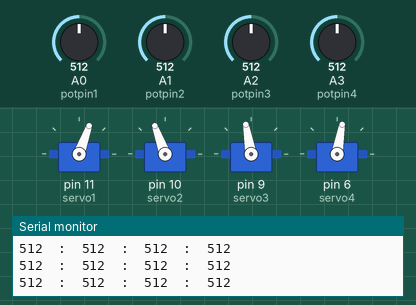
Recording of a sketch running on a simulated Arduino Uno, built with avr-gcc and run on an emulated ATmega328P. Shown: 4 × servo, the last lines printed to the serial monitor. The inputs (shaded band) are chosen by the test bench; at power-on: A0 (potpin1) = 512, A1 (potpin2) = 512, A2 (potpin3) = 512, A3 (potpin4) = 512.

Above: at 1.2 s.
1.3 s: A0 (potpin1) set to 892
4.3 s: A0 (potpin1) set to 917
At 7.2 s:
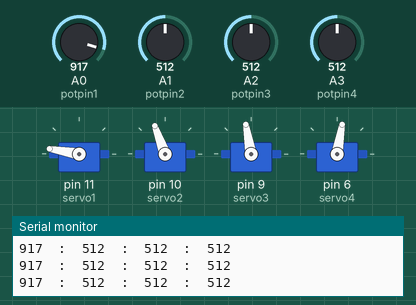
7.3 s: A1 (potpin2) set to 882
8.8 s: A1 (potpin2) set to 911
At 9.37 s:
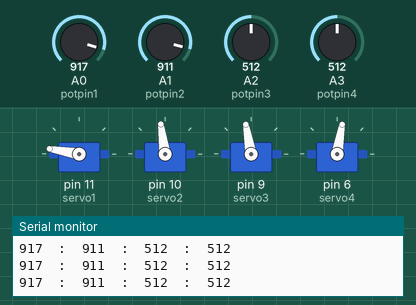
At 10.38 s:
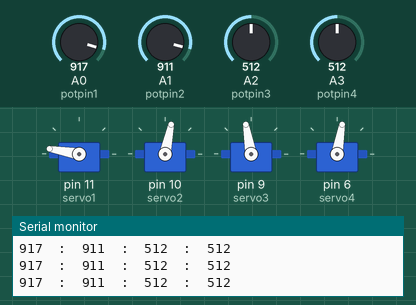
11.8 s: A2 (potpin3) set to 892
14.8 s: A2 (potpin3) set to 916
At 20.6 s:
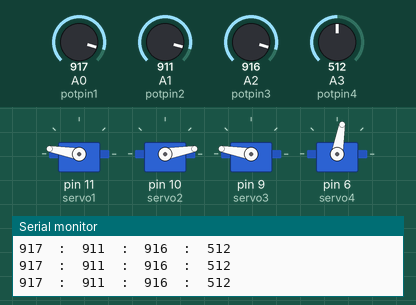
Timing chart, 0 to 20.8 s (numbered marks = the images above; inputs shaded):
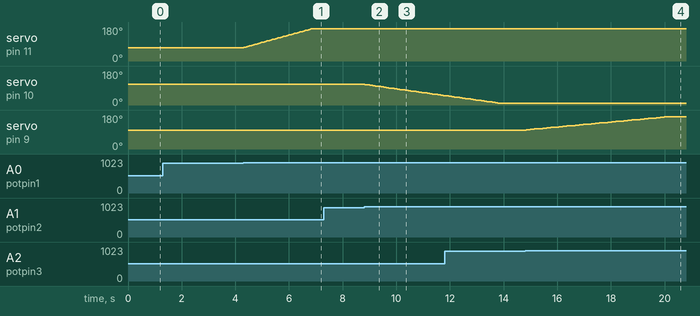

Measured:
- the behaviour switches between 900 and 901 on A0 (potpin1) (found by bisection; images 0 and 1)
- the behaviour switches between 900 and 901 on A1 (potpin2) (found by bisection; images 1 and 2)
- the behaviour switches between 900 and 901 on A2 (potpin3) (found by bisection; images 3 and 4)
- after the input at 4.3 s, servo on pin 11 (servo1): moves from 70° to 170° over 2.5 s, starting at once
- after the input at 8.8 s, servo on pin 10 (servo2): moves from 110° to 50° over 2.9 s, starting at once
- after the input at 14.8 s, servo on pin 9 (servo3): moves from 100° to 170° over 5.1 s, starting after 0.05 s

The sketch:

braco-robotico-arduino.ino
```cpp
#include "VarSpeedServo.h"
/*
 * PROJETO BRAÇO ROBOTICO - POR SARAVATI MATERIAIS TÉCNICOS / REVIEW
 * Definição dos servos do braco robotico
 *
 * servo1 - Servo da base -             Porta digital 11
 * servo2 - Servo de extensao do braco  Porta digital 10
 * servo3 - Servo da altura do braço    Porta digital 9
 * servo4 - Servo da garra              Porta Digital 6
 */
VarSpeedServo servo1;
VarSpeedServo servo2;
VarSpeedServo servo3;
VarSpeedServo servo4;

/*
 * Definicao das entradas analogicas do Joytick
 *
 * Joystick Esquerdo        Joystick Direito
 * VRy -> A0                VRy -> A3
 * VRx -> A1                VRx -> A2
 */
int potpin1 = A0;
int potpin2 = A1;
int potpin3 = A2;
int potpin4 = A3;

int val1;
int val2;
int val3;
int val4;

/*
 * Define os valores iniciais de posição de cada servo
 */
static int s1 = 70;
static int s2 = 110;
static int s3 = 100;
static int s4 = 80;

void setup()
{
  Serial.begin(9600);

  // configura os servos de acordo com a definicao acima
  servo1.attach(11); // base, pino digital 11
  servo2.attach(10); // extensao, pino digital 10
  servo3.attach(9); // altura, pino digital 9
  servo4.attach(6); // garra, pino digital 6

  // move todo o braco para posicao inicial
  servo1.write(70);// base
  servo2.write(110);// extensao
  servo3.write(100);// altura
  servo4.write(80);// garra
}
void loop()
{
  // Controle da base do braço
  val1 = analogRead(potpin1);
  if (val1 < 100)
  {
    s1 = s1 - 2;
    if (s1 <= 10)
    {
      s1 = 10;
    }
    servo1.write(s1);
    delay(50);
  }
  if (val1 > 900)
  {
    s1 = s1 + 2;
    if (s1 >= 170)
    {
      s1 = 170;
    }
    servo1.write(s1);
    delay(50);
  }

  // Controle da extensao do braço
  val2 = analogRead(potpin2);
  if (val2 > 900)
  {
    s2 = s2 - 2;
    if (s2 <= 10)
    {
      s2 = 10;
    }
    servo2.write(s2);
    delay(50);
  }
  if (val2 < 100)
  {
    s2 = s2 + 2;
    if (s2 >= 170)
    {
      s2 = 170;
    }
    servo2.write(s2);
    delay(50);
  }

  // Controle da altura do braço
  val3 = analogRead(potpin3);
  if (val3 < 100)
  {
    s3 = s3 - 2;
    if (s3 <= 10)
    {
      s3 = 10;
    }
    servo3.write(s3);
    delay(50);
  }
  if (val3 > 900)
  {
    s3 = s3 + 2;
    if (s3 >= 170)
    {
      s3 = 170;
    }
    servo3.write(s3);
    delay(50);
  }

  // Controle da garra do braço
  val4 = analogRead(potpin4);
  if (val4 < 100)
  {
    s4 = s4 - 2;
    if (s4 <= 80)
    {
      s4 = 80;
    }
    servo4.write(s4);
    delay(50);
  }
  if (val4 > 900)
  {
    s4 = s4 + 2;
    if (s4 >= 130)
    {
      s4 = 130;
    }
    servo4.write(s4);
    delay(50);
  }

  // exibe os valores analogicos na tela
  Serial.print(val1);
  Serial.print("  :  ");
  Serial.print(val2);
  Serial.print("  :  ");
  Serial.print(val3);
  Serial.print("  :  ");
  Serial.print(val4);
  Serial.println();
}
```
